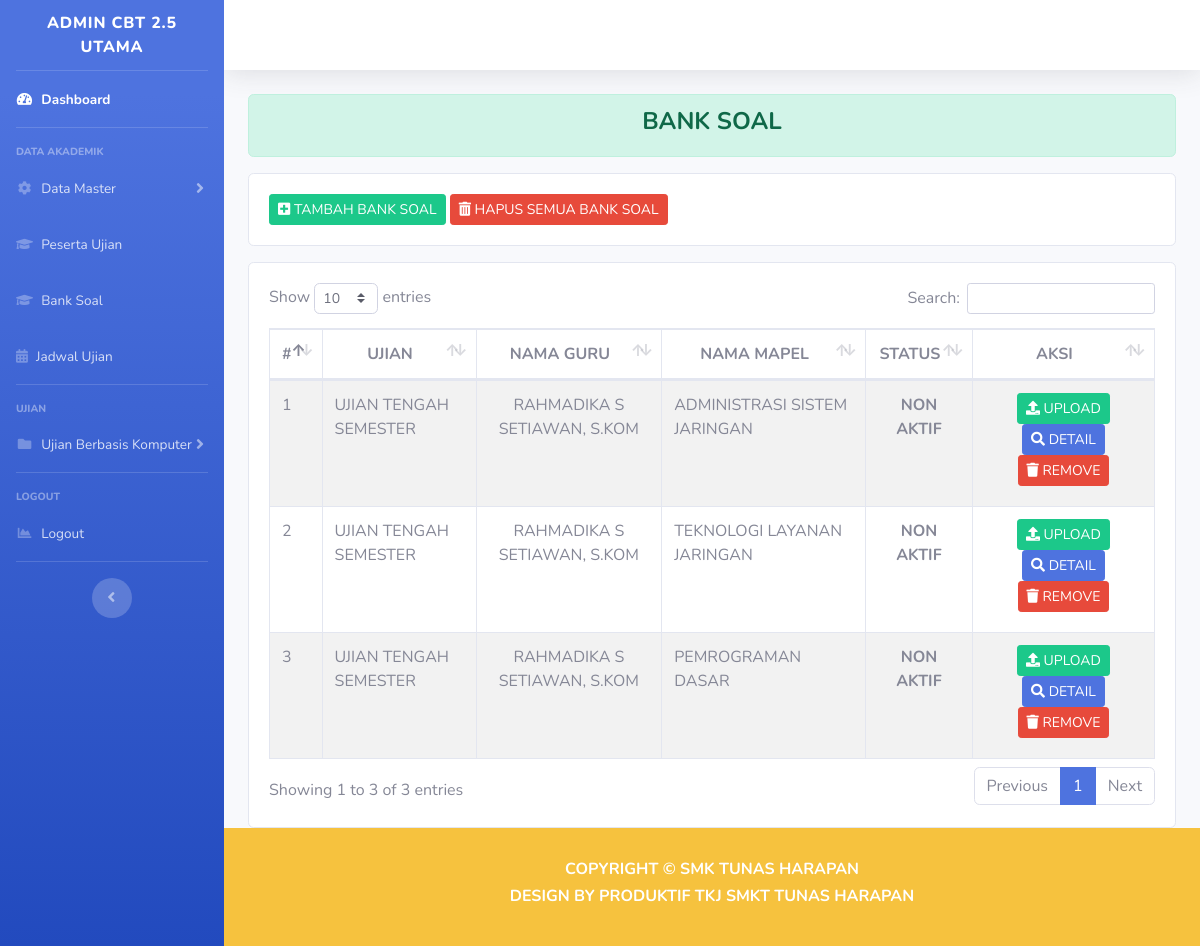
Page /index.php/dashboard/bank_soal on the earlier database version.
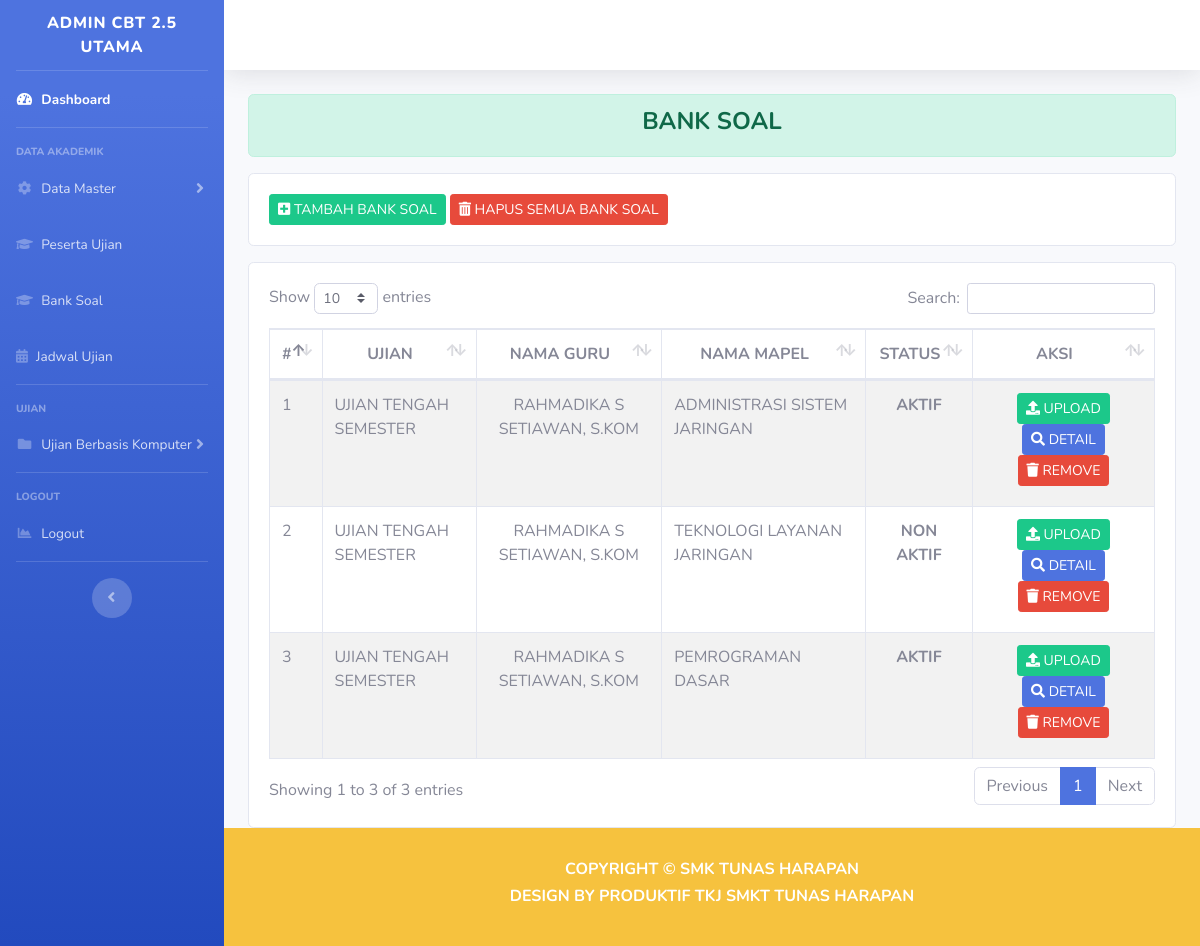
Same page on the later database version.
### tables this page shows
CREATE TABLE `bank_soal` (
  `id_bank_soal` int(18) NOT NULL,
  `id_mapel` int(18) NOT NULL,
  `id_guru` int(11) NOT NULL,
  `nama_ujian` varchar(128) NOT NULL,
  `status` varchar(32) NOT NULL,
  `time` timestamp NOT NULL DEFAULT current_timestamp() ON UPDATE current_timestamp()
);

CREATE TABLE `a_guru` (
  `id_guru` int(18) NOT NULL,
  `nama_guru` varchar(512) NOT NULL,
  `jenis_guru` varchar(16) NOT NULL
);

CREATE TABLE `a_mapel` (
  `id_mapel` int(18) NOT NULL,
  `nama_mapel` varchar(255) NOT NULL,
  `jurusan` varchar(16) NOT NULL
);

### application/controllers/Dashboard.php (called while the page is built, shortened)
<?php
class Dashboard extends CI_Controller
{
    function __construct()
    {
        $this->load->model('Model_jurusan');
    }
    public function bank_soal()
    {
        $isi['guru'] = $this->Model_guru->dataGuru();
        $isi['mapel'] = $this->Model_mapel->dataMapel();
        $isi['bankSoal'] = $this->Model_bankSoal->dataBankSoal();
        $isi['content'] = 'bank_soal/tampilan_bank_soal';
        $this->load->view('templates/header');
        $this->load->view('tampilan_dashboard', $isi);
        $this->load->view('templates/footer');
    }
}

### index.php (called while the page is built, shortened)
<?php
require_once BASEPATH.'core/CodeIgniter.php';

### application/models/Model_bankSoal.php (called while the page is built, shortened)
<?php
class Model_bankSoal extends CI_Model
{
    function dataBankSoal()
    {
        $sql = "SELECT bank_soal.id_bank_soal,bank_soal.nama_ujian,a_guru.nama_guru,a_mapel.nama_mapel,bank_soal.status,bank_soal.time FROM `bank_soal`
                INNER JOIN a_mapel
                ON a_mapel.id_mapel=bank_soal.id_mapel
                INNER JOIN a_guru
                ON a_guru.id_guru=bank_soal.id_guru;";
        $query = $this->db->query($sql);
        return $query->result_array();
    }
}

### application/views/bank_soal/tampilan_bank_soal.php (the view, shortened to what this page needs)
<div class="alert alert-success" role="alert">
    <h4 class="text-center font-weight-bold text-uppercase">bank soal</h4>
</div>
<div class="card">
    <div class="card-body">
        <button type="button" class="btn btn-success btn-sm text-uppercase" data-toggle="modal" data-target="#tambahBankSoal">
            <i class="fas fa-plus-square"></i> Tambah Bank Soal
        </button>
        <a class="btn btn-danger btn-sm text-uppercase" href="<?= base_url() ?>Dashboard/hapus_all_bank_soal"><i class="fas fa-trash-alt"></i> Hapus Semua Bank Soal</a>
    </div>
</div>
<div class="row mt-3">
    <div class="col-md">
        <div class="card">
            <div class="card-body">
                <div class="table-responsive">
                    <table class="table table-striped table-bordered" id="dataTable" width="100%" cellspacing="0">
                        <thead class="text-uppercase">
                            <tr class="text-center">
                                <th scope="col">#</th>
                                <th scope="col">ujian</th>
                                <th scope="col">nama guru</th>
                                <th scope="col">nama mapel</th>
                                <th scope="col">status</th>
                                <th scope="col">aksi
                                </th>
                            </tr>
                        </thead>
                        <tbody>
                            <tr>
                                <?php
                                $no = 1;
                                foreach ($bankSoal as $row) {
                                ?>
                                    <td><?php echo $no++; ?></td>
                                    <td><?= $row['nama_ujian'] ?></td>
                                    <td class="text-center"><?= $row['nama_guru'] ?></td>
                                    <td><?= $row['nama_mapel'] ?></td>
                                    <td class="text-center font-weight-bold text-uppercase"><?= $row['status'] ?></td>
                                    <td>
                                        <h5 class="text-center">
                                            <a class="btn btn-success btn-sm  text-uppercase" href="<?= base_url() ?>Dashboard/detail_banksoal/<?= $row['id_bank_soal'] ?>"><i class="fas fa-upload"></i> upload</a>
                                            <a class="btn btn-primary btn-sm  text-uppercase" href="#"><i class="fas fa-search"></i> detail</a>
                                            <a class="btn btn-danger btn-sm  text-uppercase" href="<?= base_url() ?>Dashboard/hapus_bank_soal/<?= $row['id_bank_soal'] ?>"><i class="fas fa-trash"></i> remove</a>
                                        </h5>
                                    </td>
                            </tr>
                        <?php } ?>
                        </tbody>
                    </table>
                </div>
            </div>
        </div>
    </div>
</div>

### application/views/templates/header.php (shortened to what this page needs)
<!DOCTYPE html>
<html lang="en">
<head>
    <link href="<?= base_url() ?>assets/dashboard/vendor/fontawesome-free/css/all.min.css" rel="stylesheet" type="text/css">
    <link href="<?= base_url() ?>assets/dashboard/css/sb-admin-2.min.css" rel="stylesheet">
    <link href="<?= base_url() ?>assets/dashboard/vendor/datatables/dataTables.bootstrap4.min.css" rel="stylesheet">
</head>
<body id="page-top">
    <div id="wrapper">
        <ul class="navbar-nav bg-gradient-primary sidebar sidebar-dark accordion" id="accordionSidebar">
            <a class="sidebar-brand d-flex align-items-center justify-content-center" href="index.html">
                <div class="sidebar-brand-text mx-3 text-uppercase">ADMIN CBT 2.5 <br> UTAMA</div>
            </a>
            <hr class="sidebar-divider my-0">
            <li class="nav-item active">
                <a class="nav-link" href="<?= base_url() ?>Dashboard">
                    <i class="fas fa-fw fa-tachometer-alt"></i>
                    <span>Dashboard</span></a>
            </li>
            <hr class="sidebar-divider">
            <div class="sidebar-heading">
                Data Akademik
            </div>
            <li class="nav-item">
                <a class="nav-link collapsed" href="#" data-toggle="collapse" data-target="#collapseTwo" aria-expanded="true" aria-controls="collapseTwo">
                    <i class="fas fa-fw fa-cog"></i>
                    <span>Data Master</span>
                </a>
            </li>
            <li class="nav-item">
                <a class="nav-link" href="<?= base_url() ?>Dashboard/peserta_ujian">
                    <i class="fas fa-graduation-cap"></i>
                    <span>Peserta Ujian </span></a>
            </li>
            <li class="nav-item">
                <a class="nav-link" href="<?= base_url() ?>Dashboard/bank_soal">
                    <i class="fas fa-graduation-cap"></i>
                    <span>Bank Soal</span></a>
            </li>
            <li class="nav-item">
                <a class="nav-link" href="<?= base_url() ?>Dashboard/jadwal_ujian">
                    <i class="fas fa-calendar-alt"></i>
                    <span>Jadwal Ujian</span></a>
            </li>
            <hr class="sidebar-divider">
            <div class="sidebar-heading">
                Ujian
            </div>
            <li class="nav-item">
                <a class="nav-link collapsed" href="#" data-toggle="collapse" data-target="#collapsePages" aria-expanded="true" aria-controls="collapsePages">
                    <i class="fas fa-fw fa-folder"></i>
                    <span>Ujian Berbasis Komputer</span>
                </a>
            </li>
            <hr class="sidebar-divider">
            <div class="sidebar-heading">
                Logout
            </div>
            <li class="nav-item">
                <a class="nav-link" href="charts.html">
                    <i class="fas fa-fw fa-chart-area"></i>
                    <span>Logout</span></a>
            </li>
            <hr class="sidebar-divider d-none d-md-block">
            <div class="text-center d-none d-md-inline">
                <button class="rounded-circle border-0" id="sidebarToggle"></button>
            </div>
        </ul>

### application/views/tampilan_dashboard.php (shortened to what this page needs)
<div id="content-wrapper" class="d-flex flex-column">
    <div id="content">
        <nav class="navbar navbar-expand navbar-light bg-white topbar mb-4 static-top shadow">
        </nav>
        <div class="container-fluid">
            <?php $this->load->view($content) ?>
        </div>
    </div>
    <footer class="sticky-footer bg-warning ">
        <div class="container my-auto">
            <div class="copyright text-center text-white my-auto">
                <h6 class="text-center font-weight-bold text-uppercase">Copyright &copy; SMK Tunas Harapan</h6>
                <h6 class="text-center text-white font-weight-bold text-uppercase">Design By Produktif TKJ smkt tunas Harapan</h6>
            </div>
        </div>
    </footer>
</div>
</div>

### application/views/templates/footer.php (shortened to what this page needs)
</body>
</html>

Differences in the rows shown:
changed bank_soal "ADMINISTRASI SISTEM JARINGAN": status "NON AKTIF" → "AKTIF"
changed bank_soal "PEMROGRAMAN DASAR": status "NON AKTIF" → "AKTIF"
